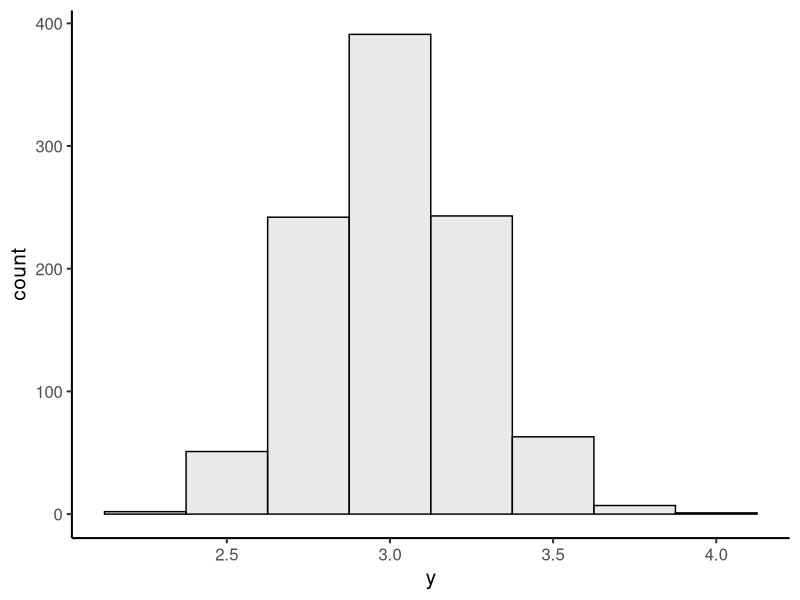

Source code (R):
## ---- chunk 1
#| code-fold: true
#| code-summary: "Setup code"

# ------ setup for today's lecture notes ----- # 

# suppress startup messages at package load
suppressPackageStartupMessages(library(tidyverse))

# set the theme for the plots 
theme_set(theme_classic(base_size=15))

# generate 10000 y values with mean 3 and sd 0.25
data <- tibble(
    y=rnorm(1000, mean=3, sd=0.25)
) 
## ---- chunk 2
#| code-fold: true
ggplot(data=data, aes(x=y)) +
    geom_histogram(
        binwidth = 0.25,
        color="black", fill='lightgray', alpha=0.5
    ) 

## ---- chunk 3
data %>%
    summarise(
        n = n(), 
        mean = mean(y),
        median = median(y),
        sd = sd(y),
        iqr_lower = quantile(y, 0.25),
        iqr_upper = quantile(y, 0.75)
    ) 
